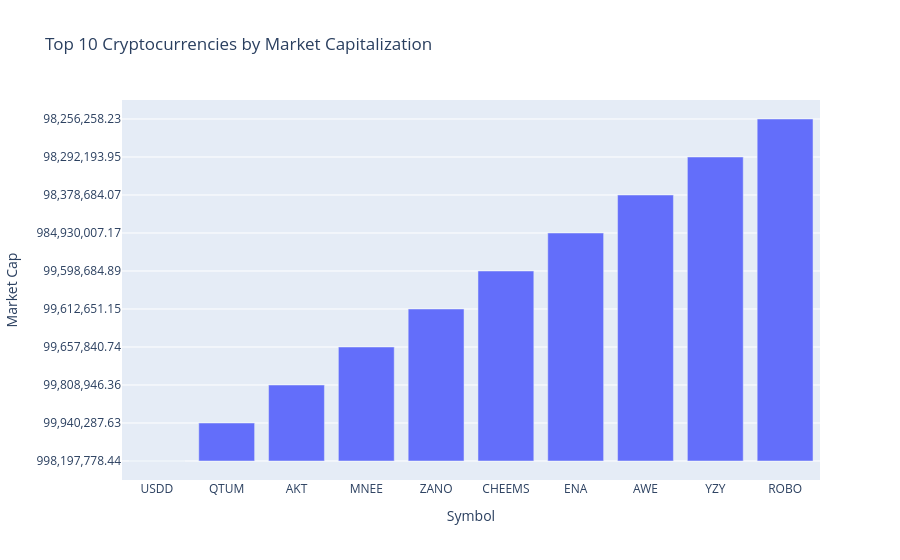

Notebook cell for this chart:
### Markdown cell above
### Why these columns?
- Symbol → cryptocurrency identifier
- Volume (24h) → trading activity
- This shows which coins attract the most trading

### Code cell
top10 = df.sort_values("Market Cap", ascending=False).head(10)

fig = px.bar(
    top10,
    x="Symbol",
    y="Market Cap",
    title="Top 10 Cryptocurrencies by Market Capitalization"
)

fig.show()

### Figure 1 — Plotly figure (JSON) as saved in the notebook; plotly's stock layout.template omitted (floating-point values rounded to 4 significant figures)
{"data": [{"alignmentgroup": "True", "hovertemplate": "Symbol=%{x}<br>Market Cap=%{y}<extra></extra>", "legendgroup": "", "marker": {"color": "#636efa", "pattern": {"shape": ""}}, "name": "", "offsetgroup": "", "orientation": "v", "showlegend": false, "textposition": "auto", "type": "bar", "x": ["USDD", "QTUM", "AKT", "MNEE", "ZANO", "CHEEMS", "ENA", "AWE", "YZY", "ROBO"], "xaxis": "x", "y": ["998,197,778.44", "99,940,287.63", "99,808,946.36", "99,657,840.74", "99,612,651.15", "99,598,684.89", "984,930,007.17", "98,378,684.07", "98,292,193.95", "98,256,258.23"], "yaxis": "y"}], "layout": {"autosize": true, "barmode": "relative", "legend": {"tracegroupgap": 0}, "title": {"text": "Top 10 Cryptocurrencies by Market Capitalization"}, "xaxis": {"anchor": "y", "autorange": true, "domain": [0, 1], "range": [-0.5, 9.5], "title": {"text": "Symbol"}, "type": "category"}, "yaxis": {"anchor": "x", "autorange": true, "domain": [0, 1], "range": [-0.5, 9.5], "title": {"text": "Market Cap"}, "type": "category"}}}
